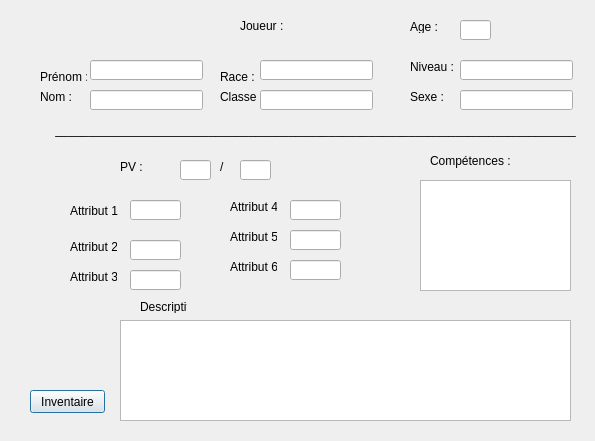
<?xml version="1.0" encoding="UTF-8"?>
<ui version="4.0">
 <class>FeuillePersonnage</class>
 <widget class="QDialog" name="FeuillePersonnage">
  <property name="geometry">
   <rect>
    <x>0</x>
    <y>0</y>
    <width>595</width>
    <height>441</height>
   </rect>
  </property>
  <property name="windowTitle">
   <string>Dialog</string>
  </property>
  <widget class="QLabel" name="label">
   <property name="geometry">
    <rect>
     <x>240</x>
     <y>10</y>
     <width>121</width>
     <height>31</height>
    </rect>
   </property>
   <property name="text">
    <string>Joueur :</string>
   </property>
  </widget>
  <widget class="QLabel" name="label_2">
   <property name="geometry">
    <rect>
     <x>40</x>
     <y>70</y>
     <width>47</width>
     <height>13</height>
    </rect>
   </property>
   <property name="text">
    <string>Prénom :</string>
   </property>
  </widget>
  <widget class="QLabel" name="label_3">
   <property name="geometry">
    <rect>
     <x>40</x>
     <y>90</y>
     <width>47</width>
     <height>13</height>
    </rect>
   </property>
   <property name="text">
    <string>Nom :</string>
   </property>
  </widget>
  <widget class="QLabel" name="label_4">
   <property name="geometry">
    <rect>
     <x>220</x>
     <y>70</y>
     <width>47</width>
     <height>13</height>
    </rect>
   </property>
   <property name="text">
    <string>Race :</string>
   </property>
  </widget>
  <widget class="QLabel" name="label_5">
   <property name="geometry">
    <rect>
     <x>220</x>
     <y>90</y>
     <width>47</width>
     <height>13</height>
    </rect>
   </property>
   <property name="text">
    <string>Classe :</string>
   </property>
  </widget>
  <widget class="QLineEdit" name="lineEdit">
   <property name="geometry">
    <rect>
     <x>90</x>
     <y>60</y>
     <width>113</width>
     <height>20</height>
    </rect>
   </property>
  </widget>
  <widget class="QLineEdit" name="lineEdit_2">
   <property name="geometry">
    <rect>
     <x>90</x>
     <y>90</y>
     <width>113</width>
     <height>20</height>
    </rect>
   </property>
  </widget>
  <widget class="QLineEdit" name="lineEdit_3">
   <property name="geometry">
    <rect>
     <x>260</x>
     <y>60</y>
     <width>113</width>
     <height>20</height>
    </rect>
   </property>
  </widget>
  <widget class="QLineEdit" name="lineEdit_4">
   <property name="geometry">
    <rect>
     <x>260</x>
     <y>90</y>
     <width>113</width>
     <height>20</height>
    </rect>
   </property>
  </widget>
  <widget class="QLabel" name="label_6">
   <property name="geometry">
    <rect>
     <x>410</x>
     <y>90</y>
     <width>47</width>
     <height>13</height>
    </rect>
   </property>
   <property name="text">
    <string>Sexe :</string>
   </property>
  </widget>
  <widget class="QLineEdit" name="lineEdit_5">
   <property name="geometry">
    <rect>
     <x>460</x>
     <y>90</y>
     <width>113</width>
     <height>20</height>
    </rect>
   </property>
  </widget>
  <widget class="QLabel" name="label_7">
   <property name="geometry">
    <rect>
     <x>20</x>
     <y>120</y>
     <width>591</width>
     <height>20</height>
    </rect>
   </property>
   <property name="text">
    <string>______________________________________________________________________________</string>
   </property>
   <property name="alignment">
    <set>Qt::AlignCenter</set>
   </property>
  </widget>
  <widget class="QListWidget" name="listWidget">
   <property name="geometry">
    <rect>
     <x>420</x>
     <y>180</y>
     <width>151</width>
     <height>111</height>
    </rect>
   </property>
  </widget>
  <widget class="QLabel" name="label_8">
   <property name="geometry">
    <rect>
     <x>430</x>
     <y>150</y>
     <width>81</width>
     <height>21</height>
    </rect>
   </property>
   <property name="text">
    <string>Compétences :</string>
   </property>
  </widget>
  <widget class="QLabel" name="label_9">
   <property name="geometry">
    <rect>
     <x>70</x>
     <y>200</y>
     <width>71</width>
     <height>21</height>
    </rect>
   </property>
   <property name="text">
    <string>Attribut 1</string>
   </property>
  </widget>
  <widget class="QLabel" name="label_10">
   <property name="geometry">
    <rect>
     <x>70</x>
     <y>240</y>
     <width>47</width>
     <height>13</height>
    </rect>
   </property>
   <property name="text">
    <string>Attribut 2 </string>
   </property>
  </widget>
  <widget class="QLabel" name="label_11">
   <property name="geometry">
    <rect>
     <x>70</x>
     <y>270</y>
     <width>47</width>
     <height>13</height>
    </rect>
   </property>
   <property name="text">
    <string>Attribut 3</string>
   </property>
  </widget>
  <widget class="QLabel" name="label_12">
   <property name="geometry">
    <rect>
     <x>230</x>
     <y>200</y>
     <width>47</width>
     <height>13</height>
    </rect>
   </property>
   <property name="text">
    <string>Attribut 4</string>
   </property>
  </widget>
  <widget class="QLabel" name="label_13">
   <property name="geometry">
    <rect>
     <x>230</x>
     <y>230</y>
     <width>47</width>
     <height>13</height>
    </rect>
   </property>
   <property name="text">
    <string>Attribut 5</string>
   </property>
  </widget>
  <widget class="QLabel" name="label_14">
   <property name="geometry">
    <rect>
     <x>230</x>
     <y>260</y>
     <width>47</width>
     <height>13</height>
    </rect>
   </property>
   <property name="text">
    <string>Attribut 6</string>
   </property>
  </widget>
  <widget class="QLineEdit" name="lineEdit_6">
   <property name="geometry">
    <rect>
     <x>130</x>
     <y>200</y>
     <width>51</width>
     <height>20</height>
    </rect>
   </property>
  </widget>
  <widget class="QLineEdit" name="lineEdit_7">
   <property name="geometry">
    <rect>
     <x>130</x>
     <y>240</y>
     <width>51</width>
     <height>20</height>
    </rect>
   </property>
  </widget>
  <widget class="QLineEdit" name="lineEdit_8">
   <property name="geometry">
    <rect>
     <x>130</x>
     <y>270</y>
     <width>51</width>
     <height>20</height>
    </rect>
   </property>
  </widget>
  <widget class="QLineEdit" name="lineEdit_9">
   <property name="geometry">
    <rect>
     <x>290</x>
     <y>200</y>
     <width>51</width>
     <height>20</height>
    </rect>
   </property>
  </widget>
  <widget class="QLineEdit" name="lineEdit_10">
   <property name="geometry">
    <rect>
     <x>290</x>
     <y>230</y>
     <width>51</width>
     <height>20</height>
    </rect>
   </property>
  </widget>
  <widget class="QLineEdit" name="lineEdit_11">
   <property name="geometry">
    <rect>
     <x>290</x>
     <y>260</y>
     <width>51</width>
     <height>20</height>
    </rect>
   </property>
  </widget>
  <widget class="QLabel" name="label_15">
   <property name="geometry">
    <rect>
     <x>120</x>
     <y>160</y>
     <width>47</width>
     <height>13</height>
    </rect>
   </property>
   <property name="text">
    <string>PV :</string>
   </property>
  </widget>
  <widget class="QLabel" name="label_16">
   <property name="geometry">
    <rect>
     <x>220</x>
     <y>160</y>
     <width>47</width>
     <height>13</height>
    </rect>
   </property>
   <property name="text">
    <string>/</string>
   </property>
  </widget>
  <widget class="QLineEdit" name="lineEdit_12">
   <property name="geometry">
    <rect>
     <x>180</x>
     <y>160</y>
     <width>31</width>
     <height>20</height>
    </rect>
   </property>
  </widget>
  <widget class="QLineEdit" name="lineEdit_13">
   <property name="geometry">
    <rect>
     <x>240</x>
     <y>160</y>
     <width>31</width>
     <height>20</height>
    </rect>
   </property>
  </widget>
  <widget class="QLabel" name="label_17">
   <property name="geometry">
    <rect>
     <x>410</x>
     <y>60</y>
     <width>47</width>
     <height>13</height>
    </rect>
   </property>
   <property name="text">
    <string>Niveau :</string>
   </property>
  </widget>
  <widget class="QLineEdit" name="lineEdit_14">
   <property name="geometry">
    <rect>
     <x>460</x>
     <y>60</y>
     <width>113</width>
     <height>20</height>
    </rect>
   </property>
  </widget>
  <widget class="QLabel" name="label_18">
   <property name="geometry">
    <rect>
     <x>410</x>
     <y>20</y>
     <width>47</width>
     <height>13</height>
    </rect>
   </property>
   <property name="text">
    <string>Age :</string>
   </property>
  </widget>
  <widget class="QLineEdit" name="lineEdit_15">
   <property name="geometry">
    <rect>
     <x>460</x>
     <y>20</y>
     <width>31</width>
     <height>20</height>
    </rect>
   </property>
  </widget>
  <widget class="QTextEdit" name="textEdit">
   <property name="geometry">
    <rect>
     <x>120</x>
     <y>320</y>
     <width>451</width>
     <height>101</height>
    </rect>
   </property>
  </widget>
  <widget class="QLabel" name="label_19">
   <property name="geometry">
    <rect>
     <x>140</x>
     <y>300</y>
     <width>47</width>
     <height>13</height>
    </rect>
   </property>
   <property name="text">
    <string>Descriptif :</string>
   </property>
  </widget>
  <widget class="QPushButton" name="pushButton">
   <property name="geometry">
    <rect>
     <x>30</x>
     <y>390</y>
     <width>75</width>
     <height>23</height>
    </rect>
   </property>
   <property name="text">
    <string>Inventaire</string>
   </property>
  </widget>
 </widget>
 <resources/>
 <connections/>
</ui>
